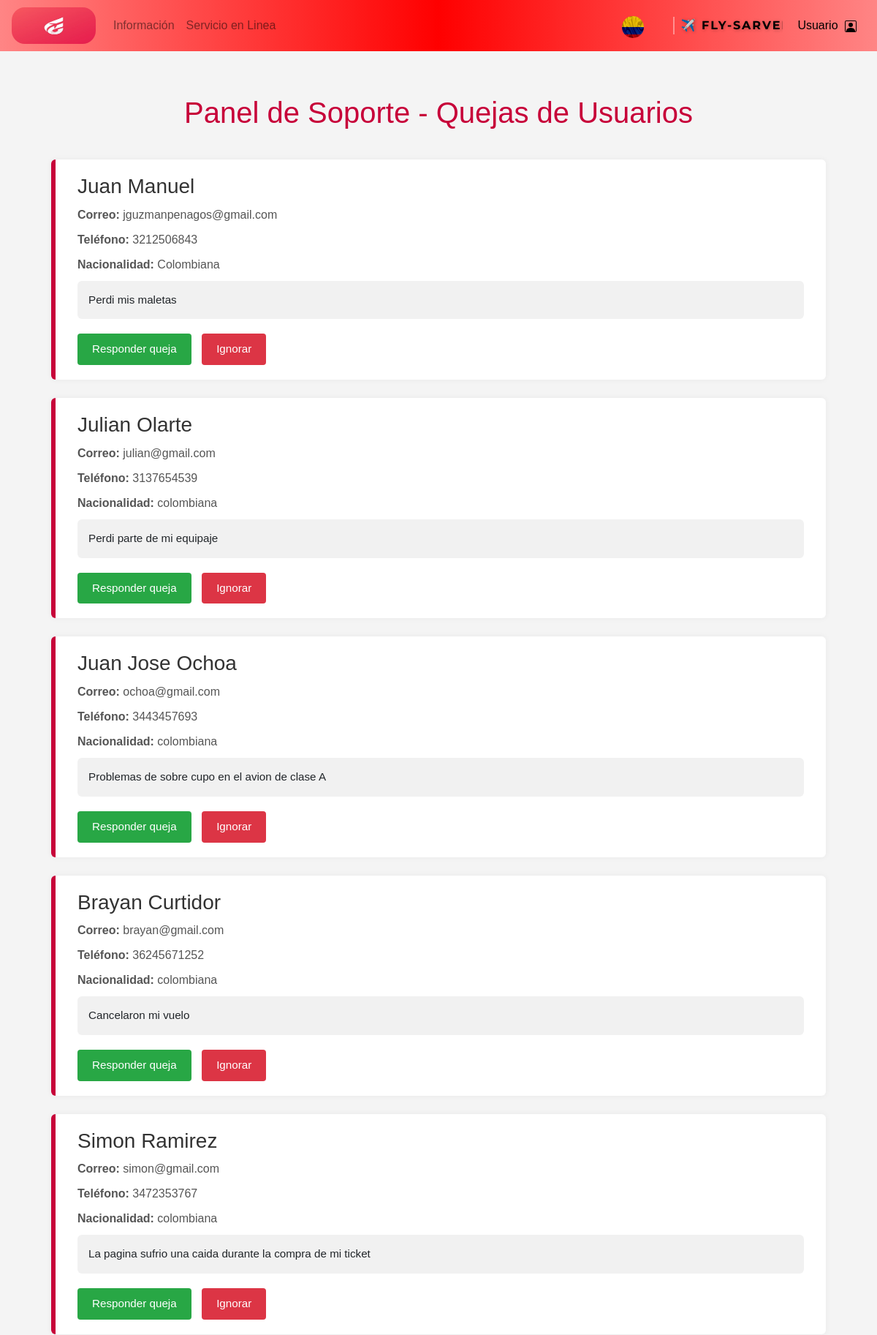
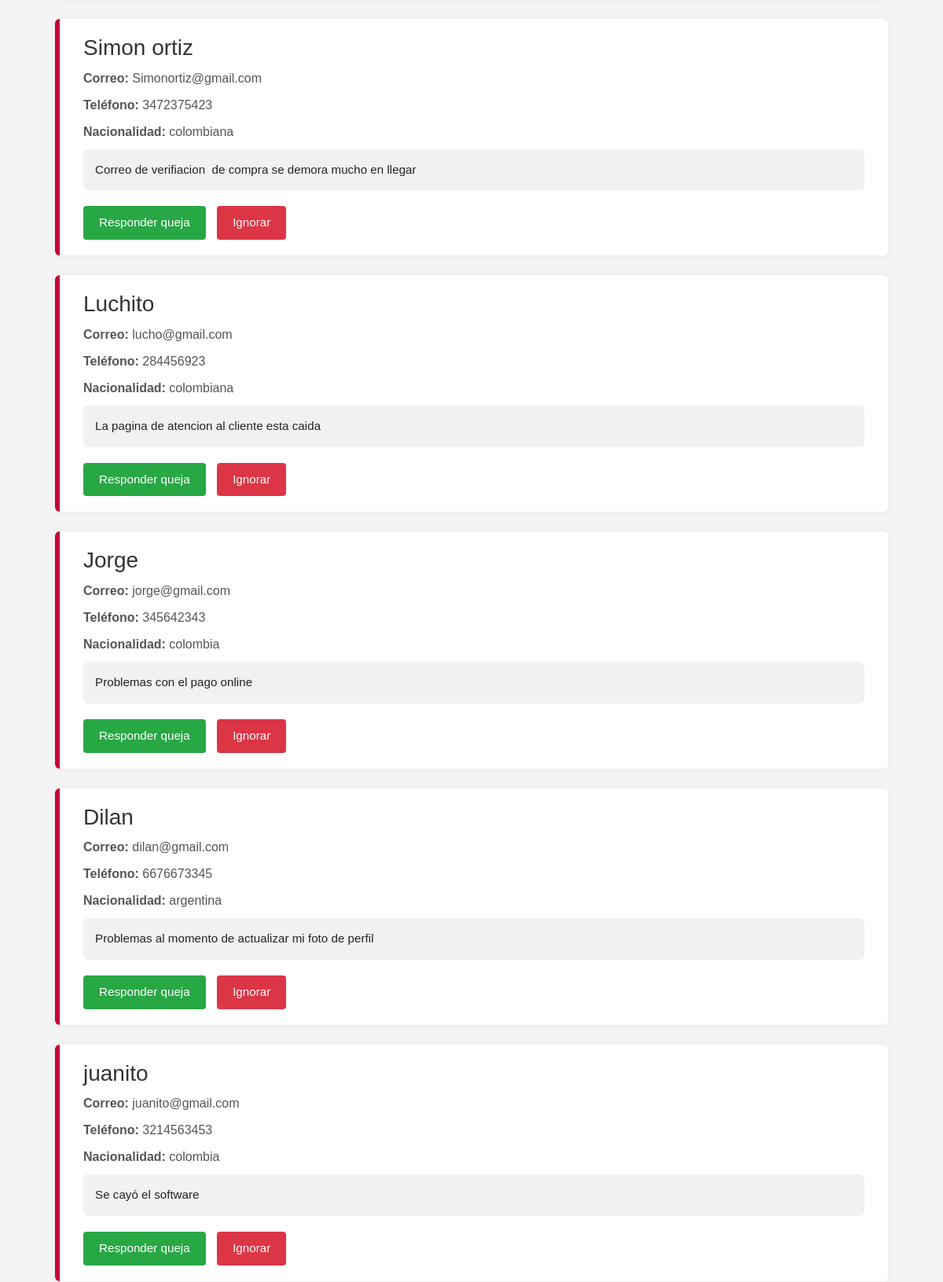
The page /soporte.php (upper part) on the database its author committed (2 pictures, top to bottom).
### tables this page shows
CREATE TABLE IF NOT EXISTS `usuario` (
  `Id_Usuario` int(20) NOT NULL AUTO_INCREMENT,
  `Nombre` varchar(50) NOT NULL DEFAULT '0',
  `Correo` varchar(50) NOT NULL DEFAULT '0',
  `Telefono` varchar(50) NOT NULL DEFAULT '0',
  `Fecha_Nacimiento` varchar(50) NOT NULL DEFAULT '0',
  `Direccion` varchar(50) NOT NULL DEFAULT '0',
  `Numero_Pasaporte` int(20) NOT NULL DEFAULT '0',
  `Nacionalidad` varchar(50) NOT NULL DEFAULT '0',
  `Contrasena` varchar(255) NOT NULL DEFAULT '0',
  `Codigo_Rol` int(20) DEFAULT NULL,
  `imagen` varchar(255) DEFAULT NULL,
  `queja` varchar(255) DEFAULT NULL,
  PRIMARY KEY (`Id_Usuario`),
  KEY `Codigo_Rol` (`Codigo_Rol`),
  CONSTRAINT `Clave de Roles` FOREIGN KEY (`Codigo_Rol`) REFERENCES `rol` (`Id_Rol`) ON DELETE NO ACTION ON UPDATE NO ACTION
);

### Web/soporte.php (the view, shortened to what this page needs)
<?php
include("conexion.php");
include("nav.php");
?>
  <div class="container">
    <h1>Panel de Soporte - Quejas de Usuarios</h1>
    <?php
    $consulta = "SELECT Nombre, Correo, Telefono, Nacionalidad, queja FROM usuario WHERE queja IS NOT NULL AND queja != ''";
    $resultado = mysqli_query($con, $consulta);
    while ($fila = mysqli_fetch_assoc($resultado)) {
        echo "<div class='ticket'>
                <h3>" . htmlspecialchars($fila['Nombre']) . "</h3>
                <div class='detalle'><strong>Correo:</strong> " . htmlspecialchars($fila['Correo']) . "</div>
                <div class='detalle'><strong>Teléfono:</strong> " . htmlspecialchars($fila['Telefono']) . "</div>
                <div class='detalle'><strong>Nacionalidad:</strong> " . htmlspecialchars($fila['Nacionalidad']) . "</div>
                <div class='mensaje'>" . nl2br(htmlspecialchars($fila['queja'])) . "</div>
                <div class='actions'>
                  <button class='btn-responder'>Responder queja</button>
                  <button class='btn-ignorar'>Ignorar</button>
                </div>
              </div>";
    }
    ?>
  </div>
<br><br>
<?php
include("footer.php");
?>

### Css/style.css (style rules this page uses)
body { width: 100%; overflow-x: hidden; margin: 0; }

### Web/soporte.php (style rules this page uses)
* { margin: 0; padding: 0; box-sizing: border-box; }
body { margin: 0; padding: 0; }
html, body { margin: 0; padding: 0; width: 100%; overflow-x: hidden; }
body { font-family: 'Segoe UI', Tahoma, Geneva, Verdana, sans-serif; background-color: #f4f4f4; margin: 0; padding: 0; }
.container { max-width: 1100px; margin: 40px auto; padding: 20px; }
h1 { text-align: center; color: #c70039; margin-bottom: 40px; }
.ticket { background-color: #fff; border-left: 6px solid #c70039; padding: 20px 30px; margin-bottom: 25px; border-radius: 6px; box-shadow: 0 0 8px rgba(0,0,0,0.05); }
.ticket h3 { margin: 0 0 10px; color: #333; }
.ticket .detalle { color: #555; margin-bottom: 10px; }
.ticket .mensaje { background-color: #f1f1f1; padding: 15px; border-radius: 6px; white-space: pre-wrap; font-size: 0.95em; }
.actions { margin-top: 20px; }
.actions button { padding: 10px 20px; border: none; border-radius: 4px; margin-right: 10px; font-size: 0.95em; cursor: pointer; transition: background 0.3s; }
.btn-responder { background-color: #28a745; color: white; }
.btn-ignorar { background-color: #dc3545; color: white; }

### rows shown on the page
usuario: Nombre "Juan Manuel", Correo "jguzmanpenagos@gmail.com", Telefono "3212506843", Nacionalidad "Colombiana", queja "Perdi mis maletas"
usuario: Nombre "Julian Olarte", Correo "julian@gmail.com", Telefono "3137654539", Nacionalidad "colombiana", queja "Perdi parte de mi equipaje"
usuario: Nombre "Juan Jose Ochoa", Correo "ochoa@gmail.com", Telefono "3443457693", Nacionalidad "colombiana", queja "Problemas de sobre cupo en el avion de clase A"
usuario: Nombre "Brayan Curtidor", Correo "brayan@gmail.com", Telefono "36245671252", Nacionalidad "colombiana", queja "Cancelaron mi vuelo"
usuario: Nombre "Simon Ramirez", Correo "simon@gmail.com", Telefono "3472353767", Nacionalidad "colombiana", queja "La pagina sufrio una caida durante la compra de mi ticket"
usuario: Nombre "Simon ortiz", Correo "Simonortiz@gmail.com", Telefono "3472375423", Nacionalidad "colombiana", queja "Correo de verifiacion de compra se demora mucho en llegar"
usuario: Nombre "Luchito", Correo "lucho@gmail.com", Telefono "284456923", Nacionalidad "colombiana", queja "La pagina de atencion al cliente esta caida"
usuario: Nombre "Jorge", Correo "jorge@gmail.com", Telefono "345642343", Nacionalidad "colombia", queja "Problemas con el pago online"
usuario: Nombre "Dilan", Correo "dilan@gmail.com", Telefono "6676673345", Nacionalidad "argentina", queja "Problemas al momento de actualizar mi foto de perfil"
usuario: Nombre "juanito", Correo "juanito@gmail.com", Telefono "3214563453", Nacionalidad "colombia", queja "Se cayó el software"
